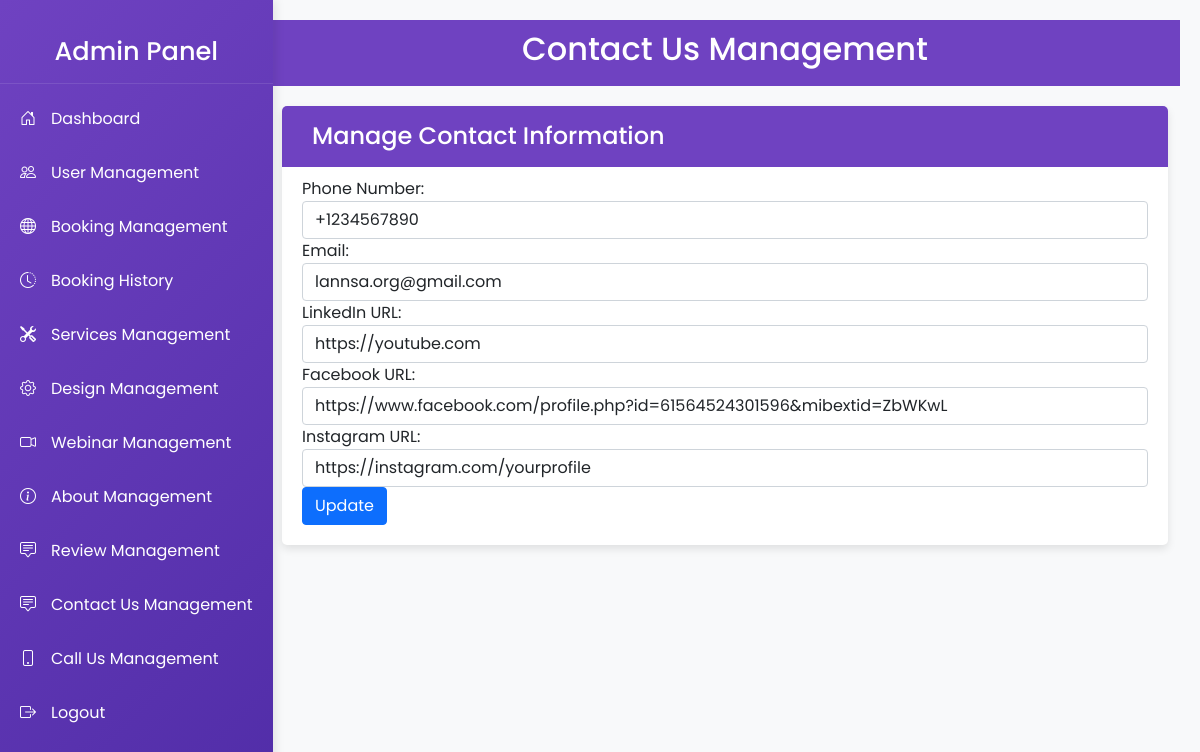
The app's page /admin/call_us_management.php with its own data.
### tables this page shows
CREATE TABLE `contact_info` (
  `id` int(11) NOT NULL,
  `phone_number` varchar(15) NOT NULL,
  `email` varchar(100) NOT NULL,
  `facebook_url` varchar(255) DEFAULT NULL,
  `instagram_url` varchar(255) DEFAULT NULL,
  `linkedin_url` varchar(255) DEFAULT NULL,
  `created_at` timestamp NOT NULL DEFAULT current_timestamp(),
  `updated_at` timestamp NOT NULL DEFAULT current_timestamp() ON UPDATE current_timestamp()
);

### admin/call_us_management.php (the view, shortened to what this page needs)
<?php
include('dbcon.php');
$sql = "SELECT phone_number, email, linkedin_url, facebook_url, instagram_url FROM contact_info WHERE id = 1";
$result = $conn->query($sql);
$row = $result->fetch_assoc();
?>
<!DOCTYPE html>
<html lang="en">
<head>
    <link rel="stylesheet" href="https://cdn.jsdelivr.net/npm/bootstrap@5.0.2/dist/css/bootstrap.min.css">
    <link href="https://cdnjs.cloudflare.com/ajax/libs/bootstrap-icons/1.8.1/font/bootstrap-icons.min.css" rel="stylesheet">
</head>
<body>
<div class="wrapper">
<div class="sidebar">
    <h3 class="text-center py-3">Admin Panel</h3>
    <a href="dashboard.php"><i class="bi bi-house-door"></i> Dashboard</a>
    <a href="users_edit.php"><i class="bi bi-people"></i> User Management</a>
    <a href="booking_edit.php"><i class="bi bi-globe"></i> Booking Management</a>
    <a href="booking_history.php"><i class="bi bi-clock-history"></i> Booking History</a>
    <a href="services_edit.php"><i class="bi bi-tools"></i> Services Management</a>
    <a href="design_edit.php"><i class="bi bi-gear"></i> Design Management</a>
    <a href="webinar_edit.php"><i class="bi bi-camera-video"></i> Webinar Management</a>
    <a href="about_us_management.php"><i class="bi bi-info-circle"></i> About Management</a>
    <a href="review_management.php"><i class="bi bi-chat-square-text"></i> Review Management</a>
    <a href="contact_us_management.php"><i class="bi bi-chat-square-text"></i> Contact Us Management</a>
    <a href="call_us_management.php"><i class="bi bi-phone"></i> Call Us Management</a>
    <a href="logout.php"><i class="bi bi-box-arrow-right"></i> Logout</a>
</div>
    <div class="content">
        <div class="top-navbar">
            <div class="container">
                <h2>Contact Us Management</h2>
            </div>
        </div>
        <div class="container">
            <div class="table-wrapper">
                <div class="table-title">
                    <h2>Manage Contact Information</h2>
                </div>
                <form method="POST">
                    <div class="form-group">
                        <label for="phone_number">Phone Number:</label>
                        <input type="text" class="form-control" id="phone_number" name="phone_number" value="<?php echo htmlspecialchars($row['phone_number']); ?>" required>
                    </div>
                    <div class="form-group">
                        <label for="email">Email:</label>
                        <input type="email" class="form-control" id="email" name="email" value="<?php echo htmlspecialchars($row['email']); ?>" required>
                    </div>
                    <div class="form-group">
                        <label for="linkedin_url">LinkedIn URL:</label>
                        <input type="url" class="form-control" id="linkedin_url" name="linkedin_url" value="<?php echo htmlspecialchars($row['linkedin_url']); ?>">
                    </div>
                    <div class="form-group">
                        <label for="facebook_url">Facebook URL:</label>
                        <input type="url" class="form-control" id="facebook_url" name="facebook_url" value="<?php echo htmlspecialchars($row['facebook_url']); ?>">
                    </div>
                    <div class="form-group">
                        <label for="instagram_url">Instagram URL:</label>
                        <input type="url" class="form-control" id="instagram_url" name="instagram_url" value="<?php echo htmlspecialchars($row['instagram_url']); ?>">
                    </div>
                    <button type="submit" class="btn btn-primary">Update</button>
                </form>
            </div>
        </div>
    </div>
</div>
</body>
</html>

### admin/call_us_management.php (style rules this page uses)
body, html { margin: 0; padding: 0; width: 100%; height: 100%; overflow-x: hidden; font-family: 'Poppins', sans-serif; background-color: #f8f9fa; }
.wrapper { display: flex; flex-direction: column; width: 100%; height: 100vh; }
.sidebar { background: linear-gradient(135deg, #6f42c1, #512da8); color: #fff; min-width: 250px; height: 100%; padding-top: 20px; position: fixed; top: 0; left: 0; transition: all 0.3s; z-index: 1050; box-shadow: 2px 0 10px rgba(0, 0, 0, 0.1); }
.sidebar h3 { color: #fff; text-align: center; padding: 20px 0; font-size: 1.6em; border-bottom: 1px solid rgba(255, 255, 255, 0.1); }
.sidebar a { color: #fff; display: flex; align-items: center; padding: 15px 20px; text-decoration: none; transition: background 0.3s, padding-left 0.3s; }
.sidebar a .bi { margin-right: 15px; }
.sidebar { transition: left 0.3s; }
.content { margin-left: 250px; width: calc(100% - 250px); padding: 20px; transition: all 0.3s; }
.top-navbar { background: #6f42c1; color: #fff; padding: 10px; margin-bottom: 20px; text-align: center; }
.table-wrapper { background: #fff; padding: 20px; border-radius: 5px; box-shadow: 0 4px 8px rgba(0, 0, 0, 0.1); }
.table-title { background: #6f42c1; color: #fff; padding: 16px 30px; margin: -20px -20px 10px; border-radius: 5px 5px 0 0; }
.table-title h2 { margin: 0; font-size: 24px; }

### records on screen
contact_info: phone_number "+1234567890", email "lannsa.org@gmail.com", linkedin_url "https://youtube.com", facebook_url "https://www.facebook.com/profile.php?id=61564524301596&mibextid=ZbWKwL", instagram_url "https://instagram.com/yourprofile"
